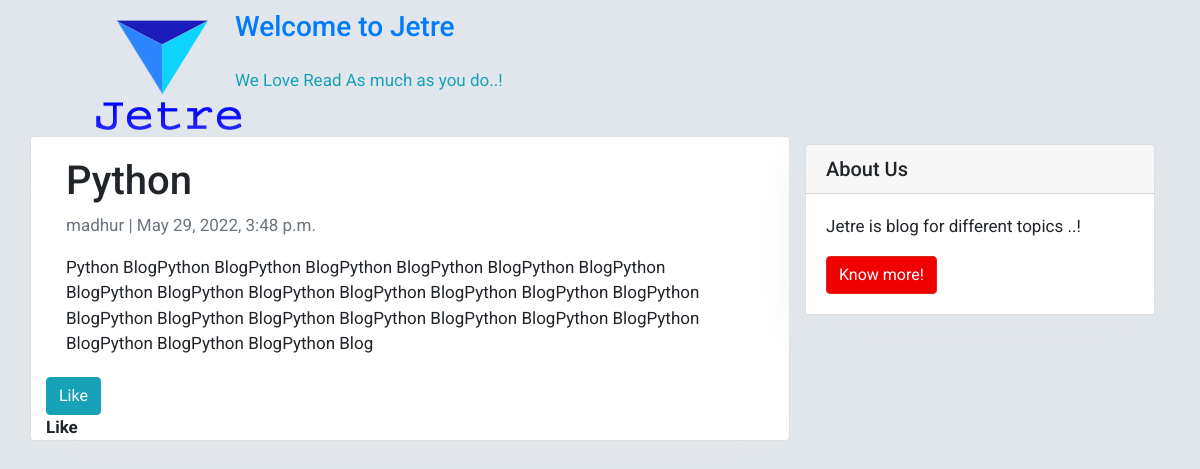
Screenshot of /blogpost-like/python/ with the database file from the repository.
### blog/models.py (models this page shows, shortened)
class Base(models.Model):
    display_order = models.IntegerField(default=0)
    updated_on = models.DateTimeField(auto_now= True)
    created_on = models.DateTimeField(auto_now_add=True)

class Post(Base):
    user = models.ForeignKey(User, on_delete=models.CASCADE)
    title = models.CharField(max_length=200, unique=True)
    slug = models.SlugField(max_length=200, unique=True)
    author = models.ForeignKey(User, on_delete= models.CASCADE,related_name='blog_posts')
    content = models.TextField()
    status = models.IntegerField(choices=STATUS, default=0)
    category_name = models.ForeignKey(Category, on_delete=models.CASCADE, related_name='Category')
    subcategory_name = models.ForeignKey(SubCategory, on_delete=models.CASCADE, related_name='SubCategory')
    delete_flag = models.BooleanField(default=True, blank=False)
    likes = models.ManyToManyField(User, related_name='blogpost_like')
    tags = TaggableManager()
    class Meta:
        ordering = ['-created_on']

class Base(models.Model):
    display_order = models.IntegerField(default=0)
    updated_on = models.DateTimeField(auto_now= True)
    created_on = models.DateTimeField(auto_now_add=True)

### blog/views.py (the view)
# urls.py: path('<slug:slug>/', views.PostDetail.as_view(), name='post_detail'),
class PostDetail(generic.DetailView):
    model = Post
    template_name = 'post_detail.html'

### templates/post_detail.html (shortened to what this page needs)
{% extends 'base.html' %} {% block content %}
<div class="container">
  <div class="row">
    <div class="col-md-8 card mb-4  mt-3 left  top">
      <div class="card-body">
        <h1>{% block title %} {{ object.title }} {% endblock title %}</h1>
        <p class=" text-muted">{{ post.author }} | {{ post.created_on }}</p>
        <p class="card-text ">{{ object.content | safe }}</p>
      </div>
      <form action="{% url 'blogpost_like' object.id %}" method="POST">
        {% if post_is_liked %}
        <button type="submit" name="blogpost_id" value="{{object.id}}" class="btn btn-info">Unlike</button>
        {% else %}
        <button type="submit" name="blogpost_id" value="{{object.id}}" class="btn btn-info">Like</button>
        {% endif %}
      </form>
      <strong >{{ number_of_likes }} Like{{ number_of_likes|pluralize }}</strong>
    </div>
    {% block sidebar %} {% include 'sidebar.html' %} {% endblock sidebar %}
  </div>
</div>
{% endblock content %}

### templates/base.html (style rules this page uses)
body { font-family: "Roboto", sans-serif; font-size: 17px; background-color: #e0e6eb; }
.card { box-shadow: 0 16px 48px #E3E7EB; }

### templates/sidebar.html (style rules this page uses)
.card { box-shadow: 0 16px 48px #E3E7EB; }

### rows the page displays
Post: title "Python", author "madhur", content "Python BlogPython BlogPython BlogPython BlogPython BlogPython BlogPython BlogPython BlogPython BlogPython BlogPython BlogPython BlogPython BlogPython BlogPython BlogPython BlogPython BlogPython BlogPython BlogPython BlogPython BlogPython BlogPython BlogPython Blog"
Base: created_on "May 29, 2022, 3:48 p.m."
